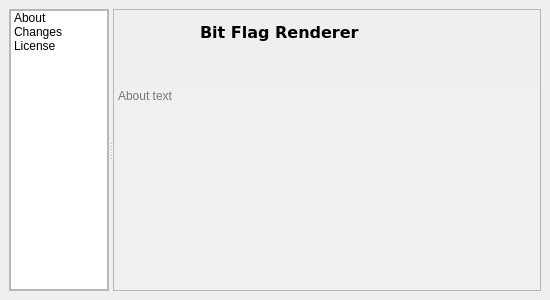
<?xml version="1.0" encoding="UTF-8"?>
<ui version="4.0">
 <class>AboutDialog</class>
 <widget class="QDialog" name="AboutDialog">
  <property name="windowModality">
   <enum>Qt::ApplicationModal</enum>
  </property>
  <property name="geometry">
   <rect>
    <x>0</x>
    <y>0</y>
    <width>550</width>
    <height>300</height>
   </rect>
  </property>
  <property name="sizePolicy">
   <sizepolicy hsizetype="Preferred" vsizetype="Preferred">
    <horstretch>0</horstretch>
    <verstretch>0</verstretch>
   </sizepolicy>
  </property>
  <property name="minimumSize">
   <size>
    <width>550</width>
    <height>300</height>
   </size>
  </property>
  <property name="windowTitle">
   <string>About Bit Flag Renderer</string>
  </property>
  <property name="windowIcon">
   <iconset resource="resources.qrc">
    <normaloff>:/bitflagrenderer/icons/bitflagimage.png</normaloff>:/bitflagrenderer/icons/bitflagimage.png</iconset>
  </property>
  <property name="sizeGripEnabled">
   <bool>false</bool>
  </property>
  <property name="modal">
   <bool>false</bool>
  </property>
  <layout class="QHBoxLayout" name="horizontalLayout_2">
   <property name="spacing">
    <number>6</number>
   </property>
   <property name="leftMargin">
    <number>9</number>
   </property>
   <property name="topMargin">
    <number>9</number>
   </property>
   <property name="rightMargin">
    <number>9</number>
   </property>
   <property name="bottomMargin">
    <number>9</number>
   </property>
   <item>
    <widget class="QSplitter" name="splitter">
     <property name="sizePolicy">
      <sizepolicy hsizetype="Preferred" vsizetype="Preferred">
       <horstretch>0</horstretch>
       <verstretch>0</verstretch>
      </sizepolicy>
     </property>
     <property name="frameShape">
      <enum>QFrame::NoFrame</enum>
     </property>
     <property name="orientation">
      <enum>Qt::Horizontal</enum>
     </property>
     <property name="opaqueResize">
      <bool>false</bool>
     </property>
     <property name="handleWidth">
      <number>4</number>
     </property>
     <property name="childrenCollapsible">
      <bool>false</bool>
     </property>
     <widget class="QFrame" name="listWidgetFrame">
      <property name="sizePolicy">
       <sizepolicy hsizetype="Preferred" vsizetype="Preferred">
        <horstretch>1</horstretch>
        <verstretch>0</verstretch>
       </sizepolicy>
      </property>
      <property name="maximumSize">
       <size>
        <width>100</width>
        <height>16777215</height>
       </size>
      </property>
      <property name="frameShape">
       <enum>QFrame::StyledPanel</enum>
      </property>
      <property name="frameShadow">
       <enum>QFrame::Raised</enum>
      </property>
      <layout class="QVBoxLayout" name="verticalLayout_5">
       <property name="leftMargin">
        <number>0</number>
       </property>
       <property name="topMargin">
        <number>0</number>
       </property>
       <property name="rightMargin">
        <number>0</number>
       </property>
       <property name="bottomMargin">
        <number>0</number>
       </property>
       <item>
        <widget class="QListWidget" name="listWidget">
         <property name="sizePolicy">
          <sizepolicy hsizetype="Fixed" vsizetype="Preferred">
           <horstretch>0</horstretch>
           <verstretch>0</verstretch>
          </sizepolicy>
         </property>
         <property name="minimumSize">
          <size>
           <width>58</width>
           <height>0</height>
          </size>
         </property>
         <property name="sizeAdjustPolicy">
          <enum>QAbstractScrollArea::AdjustToContents</enum>
         </property>
         <item>
          <property name="text">
           <string>About</string>
          </property>
         </item>
         <item>
          <property name="text">
           <string>Changes</string>
          </property>
         </item>
         <item>
          <property name="text">
           <string>License</string>
          </property>
         </item>
        </widget>
       </item>
      </layout>
     </widget>
     <widget class="QFrame" name="stackWidgetFrame">
      <property name="sizePolicy">
       <sizepolicy hsizetype="Expanding" vsizetype="Preferred">
        <horstretch>2</horstretch>
        <verstretch>0</verstretch>
       </sizepolicy>
      </property>
      <property name="frameShape">
       <enum>QFrame::StyledPanel</enum>
      </property>
      <property name="frameShadow">
       <enum>QFrame::Raised</enum>
      </property>
      <layout class="QVBoxLayout" name="verticalLayout_6">
       <property name="leftMargin">
        <number>0</number>
       </property>
       <property name="topMargin">
        <number>0</number>
       </property>
       <property name="rightMargin">
        <number>0</number>
       </property>
       <property name="bottomMargin">
        <number>0</number>
       </property>
       <item>
        <widget class="QStackedWidget" name="stackedWidget">
         <property name="sizePolicy">
          <sizepolicy hsizetype="Ignored" vsizetype="Expanding">
           <horstretch>2</horstretch>
           <verstretch>0</verstretch>
          </sizepolicy>
         </property>
         <property name="maximumSize">
          <size>
           <width>16777215</width>
           <height>16777215</height>
          </size>
         </property>
         <property name="frameShape">
          <enum>QFrame::NoFrame</enum>
         </property>
         <property name="currentIndex">
          <number>0</number>
         </property>
         <widget class="QWidget" name="pageAbout">
          <property name="sizePolicy">
           <sizepolicy hsizetype="Preferred" vsizetype="Preferred">
            <horstretch>0</horstretch>
            <verstretch>0</verstretch>
           </sizepolicy>
          </property>
          <layout class="QVBoxLayout" name="verticalLayout_3">
           <property name="spacing">
            <number>0</number>
           </property>
           <property name="leftMargin">
            <number>0</number>
           </property>
           <property name="topMargin">
            <number>0</number>
           </property>
           <property name="rightMargin">
            <number>0</number>
           </property>
           <property name="bottomMargin">
            <number>0</number>
           </property>
           <item>
            <layout class="QHBoxLayout" name="horizontalLayout">
             <property name="spacing">
              <number>2</number>
             </property>
             <property name="topMargin">
              <number>0</number>
             </property>
             <item>
              <widget class="QLabel" name="labelIcon">
               <property name="sizePolicy">
                <sizepolicy hsizetype="Fixed" vsizetype="Fixed">
                 <horstretch>0</horstretch>
                 <verstretch>0</verstretch>
                </sizepolicy>
               </property>
               <property name="minimumSize">
                <size>
                 <width>75</width>
                 <height>75</height>
                </size>
               </property>
               <property name="maximumSize">
                <size>
                 <width>75</width>
                 <height>75</height>
                </size>
               </property>
               <property name="text">
                <string/>
               </property>
               <property name="pixmap">
                <pixmap resource="resources.qrc">:/bitflagrenderer/icons/bitflagimage.png</pixmap>
               </property>
               <property name="scaledContents">
                <bool>true</bool>
               </property>
               <property name="alignment">
                <set>Qt::AlignLeading|Qt::AlignLeft|Qt::AlignTop</set>
               </property>
              </widget>
             </item>
             <item>
              <widget class="QFrame" name="frame">
               <property name="minimumSize">
                <size>
                 <width>50</width>
                 <height>0</height>
                </size>
               </property>
               <property name="frameShape">
                <enum>QFrame::NoFrame</enum>
               </property>
               <property name="frameShadow">
                <enum>QFrame::Raised</enum>
               </property>
               <layout class="QVBoxLayout" name="verticalLayout_2">
                <item>
                 <widget class="QLabel" name="label_4">
                  <property name="sizePolicy">
                   <sizepolicy hsizetype="Preferred" vsizetype="Preferred">
                    <horstretch>2</horstretch>
                    <verstretch>0</verstretch>
                   </sizepolicy>
                  </property>
                  <property name="font">
                   <font>
                    <family>Verdana</family>
                    <pointsize>12</pointsize>
                    <weight>75</weight>
                    <bold>true</bold>
                   </font>
                  </property>
                  <property name="styleSheet">
                   <string notr="true">background-color: rgb(255, 255, 255,0);</string>
                  </property>
                  <property name="text">
                   <string>Bit Flag Renderer</string>
                  </property>
                  <property name="textFormat">
                   <enum>Qt::PlainText</enum>
                  </property>
                  <property name="scaledContents">
                   <bool>true</bool>
                  </property>
                  <property name="alignment">
                   <set>Qt::AlignLeading|Qt::AlignLeft|Qt::AlignVCenter</set>
                  </property>
                  <property name="wordWrap">
                   <bool>true</bool>
                  </property>
                  <property name="openExternalLinks">
                   <bool>false</bool>
                  </property>
                 </widget>
                </item>
                <item>
                 <widget class="QLabel" name="labelVersion">
                  <property name="text">
                   <string>&lt;version&gt;</string>
                  </property>
                 </widget>
                </item>
               </layout>
              </widget>
             </item>
             <item>
              <widget class="QLabel" name="labelHUBerlin">
               <property name="sizePolicy">
                <sizepolicy hsizetype="Fixed" vsizetype="Fixed">
                 <horstretch>0</horstretch>
                 <verstretch>0</verstretch>
                </sizepolicy>
               </property>
               <property name="minimumSize">
                <size>
                 <width>75</width>
                 <height>75</height>
                </size>
               </property>
               <property name="maximumSize">
                <size>
                 <width>75</width>
                 <height>75</height>
                </size>
               </property>
               <property name="text">
                <string/>
               </property>
               <property name="pixmap">
                <pixmap resource="resources.qrc">:/bitflagrenderer/icons/logo_hub.svg</pixmap>
               </property>
               <property name="scaledContents">
                <bool>true</bool>
               </property>
               <property name="alignment">
                <set>Qt::AlignLeading|Qt::AlignLeft|Qt::AlignTop</set>
               </property>
              </widget>
             </item>
            </layout>
           </item>
           <item>
            <widget class="QTextBrowser" name="tbAbout">
             <property name="styleSheet">
              <string notr="true">background-color: rgb(240, 240, 240);</string>
             </property>
             <property name="frameShape">
              <enum>QFrame::NoFrame</enum>
             </property>
             <property name="sizeAdjustPolicy">
              <enum>QAbstractScrollArea::AdjustToContents</enum>
             </property>
             <property name="autoFormatting">
              <set>QTextEdit::AutoNone</set>
             </property>
             <property name="readOnly">
              <bool>true</bool>
             </property>
             <property name="html">
              <string>&lt;!DOCTYPE HTML PUBLIC &quot;-//W3C//DTD HTML 4.0//EN&quot; &quot;http://www.w3.org/TR/REC-html40/strict.dtd&quot;&gt;
&lt;html&gt;&lt;head&gt;&lt;meta name=&quot;qrichtext&quot; content=&quot;1&quot; /&gt;&lt;style type=&quot;text/css&quot;&gt;
p, li { white-space: pre-wrap; }
&lt;/style&gt;&lt;/head&gt;&lt;body style=&quot; font-family:'MS Shell Dlg 2'; font-size:8.25pt; font-weight:400; font-style:normal;&quot;&gt;
&lt;p style=&quot;-qt-paragraph-type:empty; margin-top:0px; margin-bottom:0px; margin-left:0px; margin-right:0px; -qt-block-indent:0; text-indent:0px;&quot;&gt;&lt;br /&gt;&lt;/p&gt;&lt;/body&gt;&lt;/html&gt;</string>
             </property>
             <property name="placeholderText">
              <string>About text</string>
             </property>
             <property name="source">
              <url>
               <string>qrc:/timeseriesviewer/ABOUT.txt</string>
              </url>
             </property>
             <property name="openExternalLinks">
              <bool>true</bool>
             </property>
            </widget>
           </item>
          </layout>
         </widget>
         <widget class="QWidget" name="pageChanges">
          <layout class="QVBoxLayout" name="verticalLayout">
           <property name="leftMargin">
            <number>0</number>
           </property>
           <property name="topMargin">
            <number>0</number>
           </property>
           <property name="rightMargin">
            <number>0</number>
           </property>
           <property name="bottomMargin">
            <number>0</number>
           </property>
           <item>
            <widget class="QTextBrowser" name="tbChanges">
             <property name="openExternalLinks">
              <bool>true</bool>
             </property>
            </widget>
           </item>
          </layout>
         </widget>
         <widget class="QWidget" name="pageLicense">
          <layout class="QVBoxLayout" name="verticalLayout_4">
           <property name="leftMargin">
            <number>0</number>
           </property>
           <property name="topMargin">
            <number>0</number>
           </property>
           <property name="rightMargin">
            <number>0</number>
           </property>
           <property name="bottomMargin">
            <number>0</number>
           </property>
           <item>
            <widget class="QTextBrowser" name="tbLicense">
             <property name="openExternalLinks">
              <bool>true</bool>
             </property>
            </widget>
           </item>
          </layout>
         </widget>
        </widget>
       </item>
      </layout>
     </widget>
    </widget>
   </item>
  </layout>
  <action name="actionShowCreditsQt">
   <property name="text">
    <string>showCreditsQt</string>
   </property>
  </action>
  <action name="actionShowCreditsQgis">
   <property name="icon">
    <iconset>
     <normaloff>:/timeseriesviewer/icons/qgis-icon.svg</normaloff>:/timeseriesviewer/icons/qgis-icon.svg</iconset>
   </property>
   <property name="text">
    <string>showCreditsQgis</string>
   </property>
  </action>
  <action name="actionShowCreditsPyQtGraph">
   <property name="text">
    <string>showCreditsPyQtGraph</string>
   </property>
  </action>
 </widget>
 <resources>
  <include location="resources.qrc"/>
 </resources>
 <connections>
  <connection>
   <sender>listWidget</sender>
   <signal>currentRowChanged(int)</signal>
   <receiver>stackedWidget</receiver>
   <slot>setCurrentIndex(int)</slot>
   <hints>
    <hint type="sourcelabel">
     <x>63</x>
     <y>61</y>
    </hint>
    <hint type="destinationlabel">
     <x>321</x>
     <y>102</y>
    </hint>
   </hints>
  </connection>
 </connections>
</ui>
